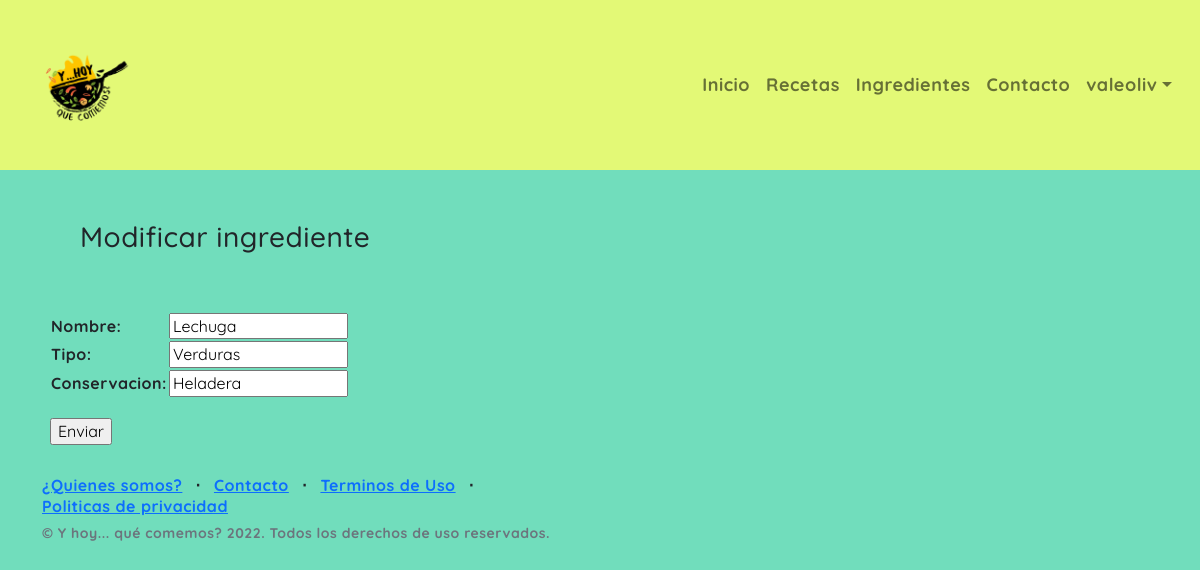
The app's page /app_recetas/modificar_ingrediente/Lechuga (signed in) with its own data.
### app_recetas/models.py (models this page shows, shortened)
class Ingrediente(models.Model):
    nombre = models.CharField(max_length=40)
    tipo = models.CharField(max_length=40)
    conservacion = models.CharField(max_length=250)

### app_recetas/views.py (the view)
# urls.py: path('modificar_ingrediente/<str:nombre>', views.modificar_ingrediente , name='modificar_ingrediente'),
@login_required
def modificar_ingrediente (request, nombre):
    ingrediente = Ingrediente.objects.get(nombre=nombre)
    if request.method == 'POST':
        n_ingrediente = Nuevo_ingrediente(request.POST)
        print(n_ingrediente)
        if n_ingrediente.is_valid:
            datos = n_ingrediente.cleaned_data
            ingrediente.nombre = datos['nombre'] #sobreescribo
            ingrediente.tipo = datos['tipo']
            ingrediente.conservacion = datos['conservacion']
            ingrediente.save()
            ingrediente = Ingrediente.objects.all() #cargo todos
            return render(request, "app_recetas/ingredientes.html" , {"datos": ingrediente}) #renderizo nuevamente
    else:
        n_ingrediente = Nuevo_ingrediente(initial={'nombre':ingrediente.nombre , 'tipo':ingrediente.tipo , 'conservacion':ingrediente.conservacion})
    return render(request, "app_recetas/modificar_ingrediente.html", {"n_ingrediente":n_ingrediente , "ingrediente":ingrediente})

### app_recetas/forms.py
class Nuevo_ingrediente(forms.Form):
    nombre = forms.CharField()
    tipo = forms.CharField()
    conservacion = forms.CharField()

### app_recetas/templates/app_recetas/modificar_ingrediente.html
{% extends "app_recetas/padre.html" %}
{% load static %}
{% block contenido %}
<h3>Modificar ingrediente</h3>
<form action="{% url 'modificar_ingrediente' ingrediente.nombre %}" method="POST" class="tabla">{% csrf_token %}
    <table>
        {{n_ingrediente.as_table}}
    </table>
    <input type="submit" value="Enviar" class="boton">
</form>
{% endblock %}

### app_recetas/templates/app_recetas/padre.html (shortened to what this page needs)
<!DOCTYPE html>
<html lang="en">
<head>
    {% load static %}
    <link href="https://cdn.jsdelivr.net/npm/bootstrap@5.1.0/dist/css/bootstrap.min.css" rel="stylesheet">
    <link href="{% static '/app_recetas/css/style.css' %}" rel="stylesheet" />
</head>
<body>
    <header>
  <nav class="navbar fixed-top navbar-expand-md navbar-light bg-light">
    <div class="container-fluid">
      <a class="navbar-brand" href="{% url 'inicio'%}">
        <img src="{% static '/app_recetas/img/logo_queco.png' %}" alt="" width="120" height="120" class="d-inline-block align-text-top"></a>
        <ul class="navbar-nav collapse navbar-collapse" id="navbarNav">
          <li class="nav-item">
            <a class="nav-link" aria-current="page" href="{% url 'inicio'%}">Inicio</a>
          </li>
          <li class="nav-item">
            <a class="nav-link" href="{% url 'recetas'%}">Recetas</a>
          </li>
          <li class="nav-item">
            <a class="nav-link" href="{% url 'ingredientes'%}">Ingredientes</a>
          </li>
          <li class="nav-item">
            <a class="nav-link" href="{% url 'contacto'%}">Contacto</a>
          </li>
          <li class="nav-item dropdown">
            {% if request.user.is_authenticated %}
            <a class="nav-link dropdown-toggle" href="#" id="navbarDropdownMenuLink" role="button" data-bs-toggle="dropdown" aria-expanded="false">{{user.username}}</a>
              {% endif %}
          </li>
        </ul>
      </div>
    </nav>
</header>
<main>
    {% block contenido %}
    {% endblock %}
</main>
<footer>
    <div class="container">
        <div class="row">
            <div class="col-lg-6 h-100 text-center text-lg-start my-auto">
                <ul class="list-inline mb-2">
                    <li class="list-inline-item"><a href="{% url 'about'%}">¿Quienes somos?</a></li>
                    <li class="list-inline-item">⋅</li>
                    <li class="list-inline-item"><a href="#!">Contacto</a></li>
                    <li class="list-inline-item">⋅</li>
                    <li class="list-inline-item"><a href="#!">Terminos de Uso</a></li>
                    <li class="list-inline-item">⋅</li>
                    <li class="list-inline-item"><a href="#!">Politicas de privacidad</a></li>
                </ul>
                <p class="text-muted small mb-4 mb-lg-0">&copy; Y hoy... qué comemos? 2022. Todos los derechos de uso reservados.</p>
            </div>
        </div>
    </div>
  </footer>
  </body>
  </html>

### app_recetas/static/app_recetas/css/style.css (style rules this page uses)
.navbar-nav { align-items: center; justify-content: flex-end; }
.navbar { padding: 0px; margin: 0px; }
.container-fluid { background-color:#E3F976; padding: 20px; margin: 0; justify-content: flex-end; }
.navbar-brand { font-size: xx-large; font-weight: bold; }
.nav-item { font-size: large; }
body { padding-top: 0px; padding-bottom: 0px; margin: 0px; margin-top: 150px; font-family: 'Quicksand', sans-serif; font-weight: bold; text-align: justify; line-height: 1.3; text-decoration-line: none; letter-spacing: 0.5px; background-color: #71DDBC; }
footer { margin-top: 200 px; margin-bottom: 150 px; }
main { margin: 10px; padding: 20px; }
h3 { padding: 50px; }
.tabla { margin-left: 20px; }
.boton { margin-top: 20px; }

### records on screen
Ingrediente: nombre "Lechuga", tipo "Verduras", conservacion "Heladera"

### other values on screen
{{ user.username }} "valeoliv"
